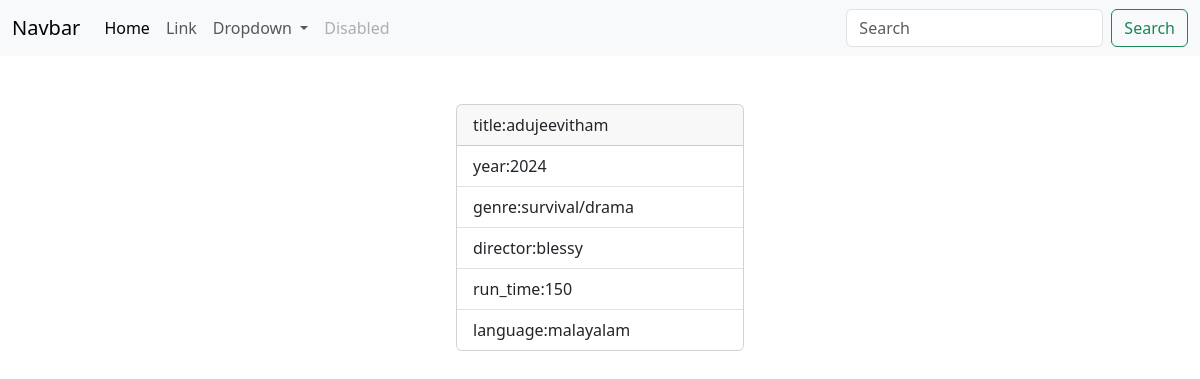
The app's page /movies/3/ with its own data.
### myapp/models.py (models this page shows, shortened)
class Movie(models.Model):
    title=models.CharField(max_length=200)
    year=models.CharField(max_length=200)
    director=models.CharField(max_length=200)
    run_time=models.PositiveIntegerField()
    language=models.CharField(max_length=200)
    genre=models.CharField(max_length=200)

### myapp/views.py (the view)
# urls.py: path('movies/<int:pk>/',views.MovieDetailView.as_view(),name="movie-detail"),
class MovieDetailView(View):
    def get(self,request,*args,**kwargs):
        id=kwargs.get("pk")
        qs=Movie.objects.get(id=id)
        return render(request,"movie_detail.html",{"data":qs})

### myapp/templates/movie_detail.html
{%extends 'base.html'%}
{%block main_block%}
<div class="container mt-5 d-flex justify-content-center">
  <div class="card" style="width: 18rem;">
      <div class="card-header">
        title:{{data.title}}
      </div>
      <ul class="list-group list-group-flush">
        <li class="list-group-item">year:{{data.year}}</li>
        <li class="list-group-item">genre:{{data.genre}}</li>
        <li class="list-group-item">director:{{data.director}}</li>
        <li class="list-group-item">run_time:{{data.run_time}}</li>
        <li class="list-group-item">language:{{data.language}}</li>
      </ul>
    </div>
</div>
{%endblock%}

### records on screen
Movie: title "adujeevitham", year "2024", genre "survival/drama", director "blessy", run_time "150", language "malayalam"
